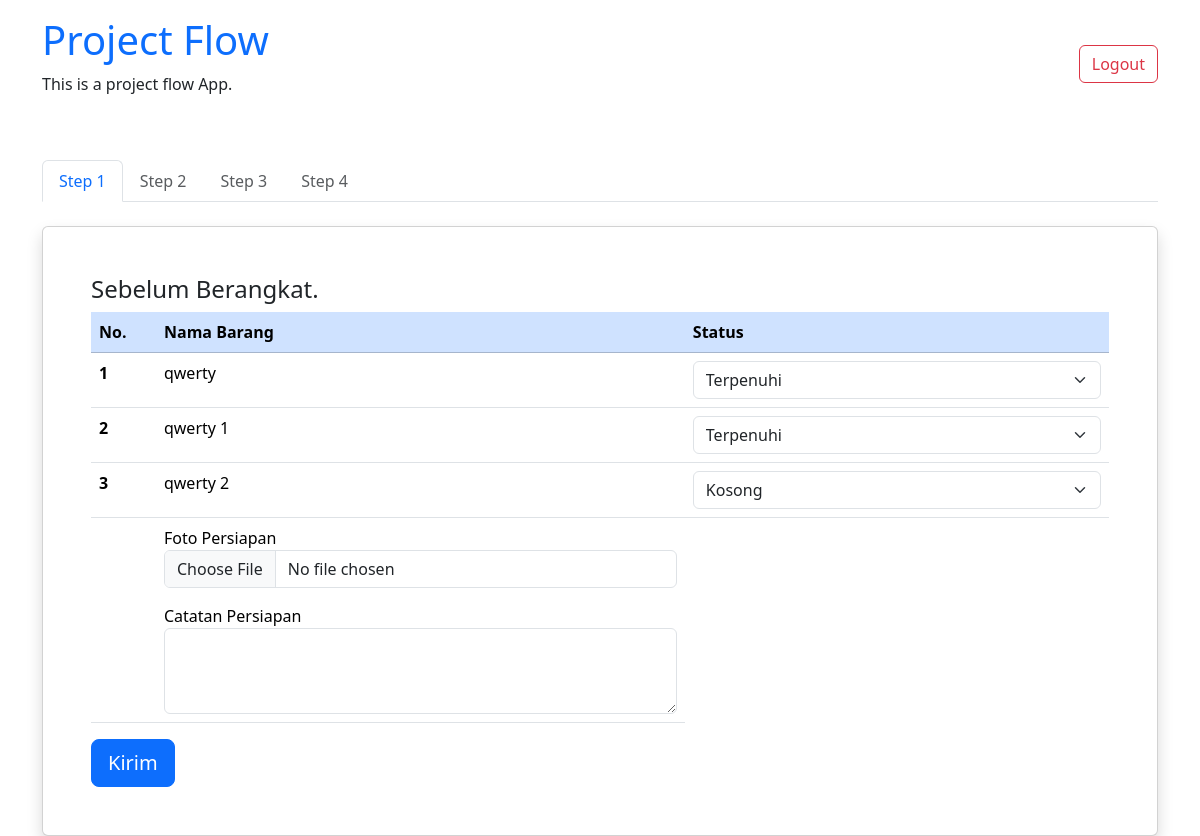
Screenshot of /step_one.php?project_id=3 (signed in) with the database file from the repository.
### tables this page shows
CREATE TABLE IF NOT EXISTS `persiapan` (
  `id` int NOT NULL AUTO_INCREMENT,
  `nama_barang` varchar(255) NOT NULL,
  `status` enum('Belum Siap','Siap','Dalam Proses') NOT NULL,
  `project_id` int DEFAULT NULL,
  `created_at` timestamp NULL DEFAULT CURRENT_TIMESTAMP,
  `updated_at` timestamp NULL DEFAULT CURRENT_TIMESTAMP ON UPDATE CURRENT_TIMESTAMP,
  `row_status` int DEFAULT '1',
  PRIMARY KEY (`id`),
  KEY `project_id` (`project_id`),
  CONSTRAINT `persiapan_ibfk_1` FOREIGN KEY (`project_id`) REFERENCES `project` (`id`) ON DELETE CASCADE
);

### step_one.php (the view, shortened to what this page needs)
<?php
require 'admin/config_project.php';
$project_id = isset($_GET['project_id']) ? $_GET['project_id'] : null;
$stmt = $pdo->prepare("SELECT * FROM persiapan WHERE project_id = :project_id AND row_status = '1'");
$stmt->execute(['project_id' => $project_id]);
$persiapan_list = $stmt->fetchAll();
$stmt = $pdo->prepare("SELECT * FROM project WHERE id = :project_id");
$stmt->execute(['project_id' => $project_id]);
$project = $stmt->fetch();
?>
<!doctype html>
<html lang="en">
  <head>
    <link href="https://cdn.jsdelivr.net/npm/bootstrap@5.3.3/dist/css/bootstrap.min.css" rel="stylesheet">
  </head>
  <body>
    <div class="container pt-3">
        <div class="w-100 d-flex justify-content-between align-items-center">
            <div>
                <h1 class="text-primary">Project Flow</h1>
                <p>This is a project flow App.</p>
            </div>
            <a href="logout.php" class="btn btn-outline-danger">Logout</a>
        </div>
        <ul class="nav mt-5 nav-tabs">
            <li class="nav-item">
                <a class="nav-link active text-primary" aria-current="page" href="#">Step 1</a>
            </li>
            <li class="nav-item">
                <a class="nav-link disabled" aria-disabled="true">Step 2</a>
            </li>
            <li class="nav-item">
                <a class="nav-link disabled" aria-disabled="true">Step 3</a>
            </li>
            <li class="nav-item">
                <a class="nav-link disabled" aria-disabled="true">Step 4</a>
            </li>
        </ul>
        <br>
        <div class="w-100 card shadow p-5">
        <h4>Sebelum Berangkat.</h4>
        <form action="" method="POST" enctype="multipart/form-data">
        <div class="table-responsive">
            <table class="table">
                <thead class="table-primary">
                    <tr>
                    <th scope="col">No.</th>
                    <th scope="col">Nama Barang</th>
                    <th scope="col">Status</th>
                    </tr>
                </thead>
                <tbody>
                    <?php foreach ($persiapan_list as $index => $persiapan): ?>
                    <tr>
                        <th scope="row"><?= $index + 1 ?></th>
                        <td><?= htmlspecialchars($persiapan['nama_barang']) ?></td>
                        <td class="col-5">
                            <select class="form-select" name="status[<?= $persiapan['id'] ?>]">
                                <option value="Siap" <?= $persiapan['status'] == 'Siap' ? 'selected' : '' ?>>Terpenuhi</option>
                                <option value="Belum Siap" <?= $persiapan['status'] == 'Belum Siap' ? 'selected' : '' ?>>Kosong</option>
                            </select>
                        </td>
                    </tr>
                    <?php endforeach; ?>
                    <tr>
                        <td class="text-end"></td>
                        <td>
                            <label>Foto Persiapan</label>
                            <input name="foto_persiapan" id="foto_persiapan" type="file" class="form-control mb-3">
                            <label>Catatan Persiapan</label>
                            <textarea class="form-control" name="catatan_persiapan" id="catatan_persiapan" rows="3"><?= $project['catatan_persiapan'] ?></textarea>
                        </td>
                    </tr>
                </tbody>
            </table>
        </div>
        <button class="btn btn-lg btn-primary">Kirim</button>
        </form>
        </div>
    </div>
  </body>
</html>

### rows the page displays
persiapan: nama_barang "qwerty", status+id "Terpenuhi"
persiapan: nama_barang "qwerty 1", status+id "Terpenuhi"
persiapan: nama_barang "qwerty 2", status+id "Kosong"
